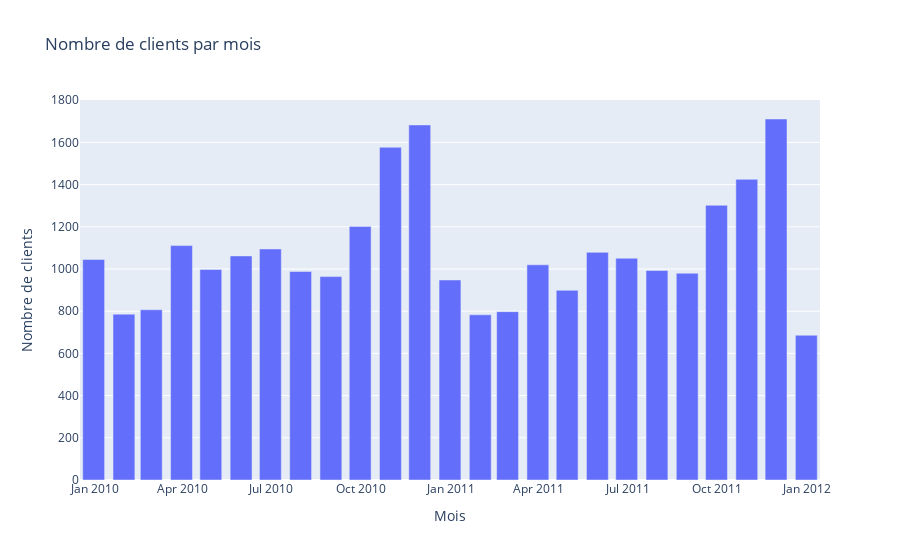

The code cell stored with this chart in its notebook:
### Code cell
import plotly.graph_objects as go

# Convertir l'index en une colonne régulière
unique_customers_by_month = unique_customers_by_month.reset_index()

# Créer la figure et les barres du graphique en utilisant Plotly
fig = go.Figure(data=[go.Bar(x=unique_customers_by_month['InvoiceDate'], y=unique_customers_by_month['Customer ID'])])

# Ajouter les étiquettes et le titre
fig.update_layout(title='Nombre de clients par mois',
                  xaxis_title='Mois',
                  yaxis_title='Nombre de clients')

# Afficher le graphique interactif
fig.show()

### Figure 1 — Plotly figure (JSON) as saved in the notebook; plotly's stock layout.template omitted (floating-point values rounded to 4 significant figures)
{"data": [{"type": "bar", "x": ["2009-12-31T00:00:00", "2010-01-31T00:00:00", "2010-02-28T00:00:00", "2010-03-31T00:00:00", "2010-04-30T00:00:00", "2010-05-31T00:00:00", "2010-06-30T00:00:00", "2010-07-31T00:00:00", "2010-08-31T00:00:00", "2010-09-30T00:00:00", "2010-10-31T00:00:00", "2010-11-30T00:00:00", "2010-12-31T00:00:00", "2011-01-31T00:00:00", "2011-02-28T00:00:00", "2011-03-31T00:00:00", "2011-04-30T00:00:00", "2011-05-31T00:00:00", "2011-06-30T00:00:00", "2011-07-31T00:00:00", "2011-08-31T00:00:00", "2011-09-30T00:00:00", "2011-10-31T00:00:00", "2011-11-30T00:00:00", "2011-12-31T00:00:00"], "y": [1045, 786, 807, 1111, 998, 1062, 1095, 988, 964, 1202, 1577, 1683, 948, 783, 798, 1020, 899, 1079, 1051, 993, 980, 1302, 1425, 1711, 686]}], "layout": {"title": {"text": "Nombre de clients par mois"}, "xaxis": {"title": {"text": "Mois"}}, "yaxis": {"title": {"text": "Nombre de clients"}}}}
